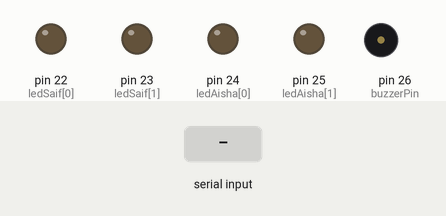
Simulated run of this sketch. Board: Arduino Mega 2560, built with avr-gcc and run on an emulated ATmega2560. Shown: output pins drawn as LEDs (lit = HIGH), buzzer (waves = sounding, pin HIGH). The test bench sets the inputs (shaded band).

Above: at 1.2 s.
1.3 s: "turnon_saif\n" received over Serial
At 2.5 s:
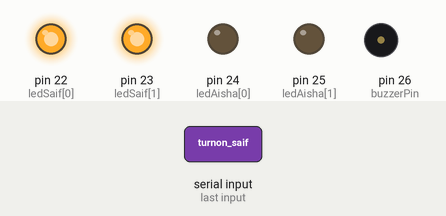
3.0 s: "turnoff_saif\n" received over Serial
At 3.11 s:
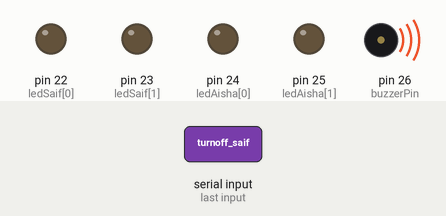
4.7 s: "turnon_aisha\n" received over Serial
At 6.1 s:
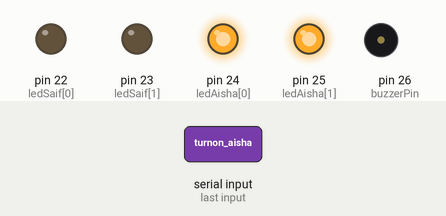
6.4 s: "turnon_saif\n" received over Serial
At 7.6 s:
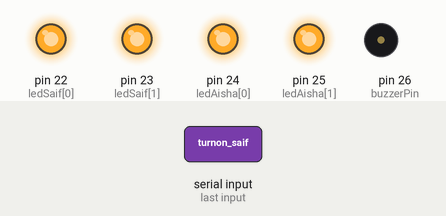
8.1 s: "turnoff_aisha\n" received over Serial
At 8.21 s:
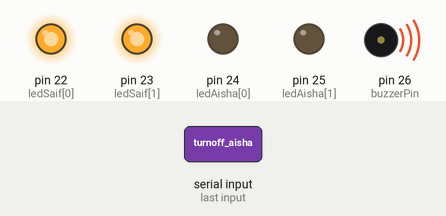
Timing chart, 0 to 10.8 s (numbered marks = the images above; inputs shaded):
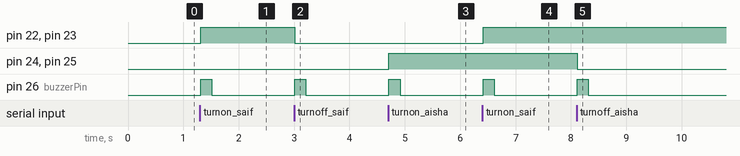

The sketch:

onofflight.ino
```cpp
int ledSaif[] = {22, 23};   // LEDs for Saif
int ledAisha[] = {24, 25};  // LEDs for Aisha
int buzzerPin = 26;

void setup() {
  Serial.begin(9600);
  for (int i = 0; i < 2; i++) {
    pinMode(ledSaif[i], OUTPUT);
    pinMode(ledAisha[i], OUTPUT);
    digitalWrite(ledSaif[i], LOW);
    digitalWrite(ledAisha[i], LOW);
  }
  pinMode(buzzerPin, OUTPUT);
  digitalWrite(buzzerPin, LOW);
}

void beep() {
  digitalWrite(buzzerPin, HIGH);
  delay(200);
  digitalWrite(buzzerPin, LOW);
}

void loop() {
  if (Serial.available()) {
    String cmd = Serial.readStringUntil('\n');
    cmd.trim();

    if (cmd == "turnon_saif") {
      digitalWrite(ledSaif[0], HIGH);
      digitalWrite(ledSaif[1], HIGH);
      beep();
    }
    else if (cmd == "turnoff_saif") {
      digitalWrite(ledSaif[0], LOW);
      digitalWrite(ledSaif[1], LOW);
      beep();
    }
    else if (cmd == "turnon_aisha") {
      digitalWrite(ledAisha[0], HIGH);
      digitalWrite(ledAisha[1], HIGH);
      beep();
    }
    else if (cmd == "turnoff_aisha") {
      digitalWrite(ledAisha[0], LOW);
      digitalWrite(ledAisha[1], LOW);
      beep();
    }
  }
}
```

Measured:
- after the input at 1.3 s, pin 22 (ledSaif[0]), pin 23 (ledSaif[1]): LOW → HIGH at once; pin 26 (buzzerPin): LOW → HIGH at once, → LOW 0.20 s later
- after the input at 3.0 s, pin 22 (ledSaif[0]), pin 23 (ledSaif[1]): HIGH → LOW at once; pin 26 (buzzerPin): LOW → HIGH at once, → LOW 0.20 s later
- after the input at 4.7 s, pin 24 (ledAisha[0]), pin 25 (ledAisha[1]): LOW → HIGH at once; pin 26 (buzzerPin): LOW → HIGH at once, → LOW 0.20 s later
- after the input at 6.4 s, pin 22 (ledSaif[0]), pin 23 (ledSaif[1]): LOW → HIGH at once; pin 26 (buzzerPin): LOW → HIGH at once, → LOW 0.20 s later
- after the input at 8.1 s, pin 24 (ledAisha[0]), pin 25 (ledAisha[1]): HIGH → LOW at once; pin 26 (buzzerPin): LOW → HIGH at once, → LOW 0.20 s later
